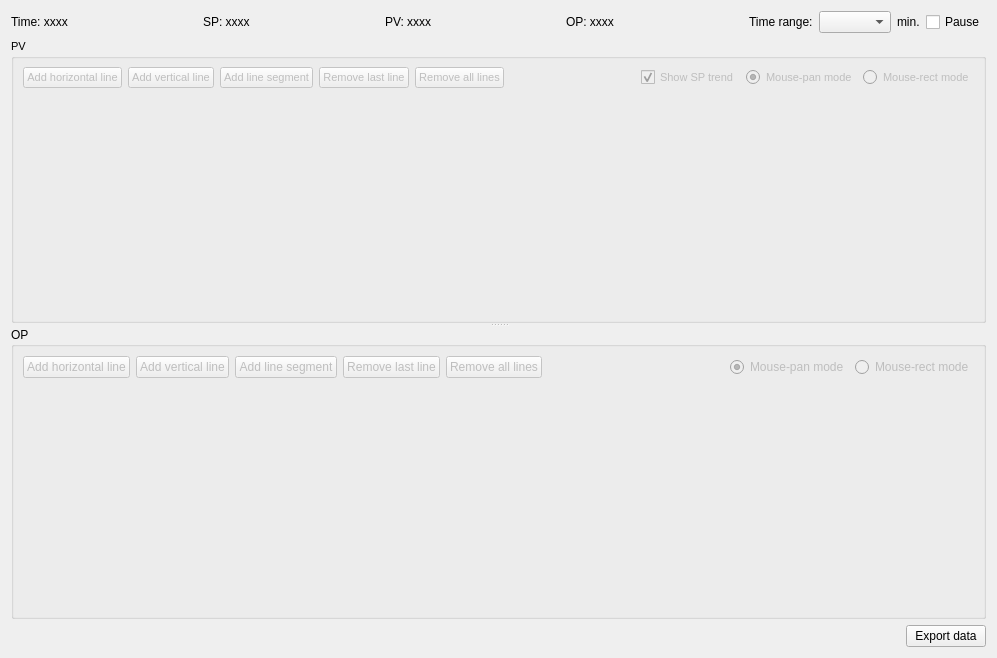
<?xml version="1.0" encoding="UTF-8"?>
<ui version="4.0">
 <class>Form</class>
 <widget class="QWidget" name="Form">
  <property name="geometry">
   <rect>
    <x>0</x>
    <y>0</y>
    <width>997</width>
    <height>658</height>
   </rect>
  </property>
  <property name="windowTitle">
   <string>Stripchart</string>
  </property>
  <layout class="QVBoxLayout" name="verticalLayout">
   <item>
    <layout class="QHBoxLayout" name="horizontalLayout_2">
     <item>
      <widget class="QLabel" name="label_time">
       <property name="text">
        <string>Time: xxxx</string>
       </property>
      </widget>
     </item>
     <item>
      <spacer name="horizontalSpacer">
       <property name="orientation">
        <enum>Qt::Horizontal</enum>
       </property>
       <property name="sizeHint" stdset="0">
        <size>
         <width>40</width>
         <height>20</height>
        </size>
       </property>
      </spacer>
     </item>
     <item>
      <widget class="QLabel" name="label_SP">
       <property name="text">
        <string>SP: xxxx</string>
       </property>
      </widget>
     </item>
     <item>
      <spacer name="horizontalSpacer_3">
       <property name="orientation">
        <enum>Qt::Horizontal</enum>
       </property>
       <property name="sizeHint" stdset="0">
        <size>
         <width>40</width>
         <height>20</height>
        </size>
       </property>
      </spacer>
     </item>
     <item>
      <widget class="QLabel" name="label_PV">
       <property name="text">
        <string>PV: xxxx</string>
       </property>
      </widget>
     </item>
     <item>
      <spacer name="horizontalSpacer_4">
       <property name="orientation">
        <enum>Qt::Horizontal</enum>
       </property>
       <property name="sizeHint" stdset="0">
        <size>
         <width>40</width>
         <height>20</height>
        </size>
       </property>
      </spacer>
     </item>
     <item>
      <widget class="QLabel" name="label_OP">
       <property name="text">
        <string>OP: xxxx</string>
       </property>
      </widget>
     </item>
     <item>
      <spacer name="horizontalSpacer_2">
       <property name="orientation">
        <enum>Qt::Horizontal</enum>
       </property>
       <property name="sizeHint" stdset="0">
        <size>
         <width>40</width>
         <height>20</height>
        </size>
       </property>
      </spacer>
     </item>
     <item>
      <widget class="QLabel" name="label">
       <property name="text">
        <string>Time range:</string>
       </property>
      </widget>
     </item>
     <item>
      <widget class="QComboBox" name="comboBox"/>
     </item>
     <item>
      <widget class="QLabel" name="label_2">
       <property name="text">
        <string>min.</string>
       </property>
      </widget>
     </item>
     <item>
      <widget class="QCheckBox" name="checkBox_Pause">
       <property name="text">
        <string>Pause</string>
       </property>
      </widget>
     </item>
    </layout>
   </item>
   <item>
    <widget class="QSplitter" name="splitter">
     <property name="sizePolicy">
      <sizepolicy hsizetype="Preferred" vsizetype="Expanding">
       <horstretch>0</horstretch>
       <verstretch>0</verstretch>
      </sizepolicy>
     </property>
     <property name="orientation">
      <enum>Qt::Vertical</enum>
     </property>
     <widget class="QGroupBox" name="groupBox">
      <property name="sizePolicy">
       <sizepolicy hsizetype="Preferred" vsizetype="Preferred">
        <horstretch>0</horstretch>
        <verstretch>0</verstretch>
       </sizepolicy>
      </property>
      <property name="font">
       <font>
        <pointsize>8</pointsize>
       </font>
      </property>
      <property name="title">
       <string>PV</string>
      </property>
      <layout class="QVBoxLayout" name="verticalLayout_2">
       <item>
        <layout class="QHBoxLayout" name="horizontalLayout">
         <item>
          <widget class="QPushButton" name="pushButton_addHorizonLine">
           <property name="enabled">
            <bool>false</bool>
           </property>
           <property name="text">
            <string>Add horizontal line</string>
           </property>
           <property name="iconSize">
            <size>
             <width>20</width>
             <height>20</height>
            </size>
           </property>
          </widget>
         </item>
         <item>
          <widget class="QPushButton" name="pushButton_addVertLine">
           <property name="enabled">
            <bool>false</bool>
           </property>
           <property name="text">
            <string>Add vertical line</string>
           </property>
          </widget>
         </item>
         <item>
          <widget class="QPushButton" name="pushButton_addSlantedLine">
           <property name="enabled">
            <bool>false</bool>
           </property>
           <property name="text">
            <string>Add line segment</string>
           </property>
          </widget>
         </item>
         <item>
          <widget class="QPushButton" name="pushButton_RemoveLastLine">
           <property name="enabled">
            <bool>false</bool>
           </property>
           <property name="text">
            <string>Remove last line</string>
           </property>
          </widget>
         </item>
         <item>
          <widget class="QPushButton" name="pushButton_RemoveLines">
           <property name="enabled">
            <bool>false</bool>
           </property>
           <property name="text">
            <string>Remove all lines</string>
           </property>
          </widget>
         </item>
         <item>
          <spacer name="horizontalSpacer_5">
           <property name="orientation">
            <enum>Qt::Horizontal</enum>
           </property>
           <property name="sizeHint" stdset="0">
            <size>
             <width>40</width>
             <height>20</height>
            </size>
           </property>
          </spacer>
         </item>
         <item>
          <widget class="QCheckBox" name="checkBox_showSP">
           <property name="enabled">
            <bool>false</bool>
           </property>
           <property name="text">
            <string>Show SP trend</string>
           </property>
           <property name="checked">
            <bool>true</bool>
           </property>
          </widget>
         </item>
         <item>
          <widget class="QRadioButton" name="radioButton_mousePan">
           <property name="enabled">
            <bool>false</bool>
           </property>
           <property name="text">
            <string>Mouse-pan mode</string>
           </property>
           <property name="checked">
            <bool>true</bool>
           </property>
          </widget>
         </item>
         <item>
          <widget class="QRadioButton" name="radioButton_mouseRect">
           <property name="enabled">
            <bool>false</bool>
           </property>
           <property name="text">
            <string>Mouse-rect mode</string>
           </property>
          </widget>
         </item>
        </layout>
       </item>
       <item>
        <widget class="QWidget" name="widget" native="true">
         <property name="sizePolicy">
          <sizepolicy hsizetype="Preferred" vsizetype="Expanding">
           <horstretch>0</horstretch>
           <verstretch>0</verstretch>
          </sizepolicy>
         </property>
         <layout class="QVBoxLayout" name="verticalLayout_5">
          <property name="leftMargin">
           <number>0</number>
          </property>
          <property name="topMargin">
           <number>0</number>
          </property>
          <property name="rightMargin">
           <number>0</number>
          </property>
          <property name="bottomMargin">
           <number>0</number>
          </property>
          <item>
           <layout class="QVBoxLayout" name="verticalLayout_4"/>
          </item>
         </layout>
        </widget>
       </item>
      </layout>
     </widget>
     <widget class="QGroupBox" name="groupBox_2">
      <property name="sizePolicy">
       <sizepolicy hsizetype="Preferred" vsizetype="Preferred">
        <horstretch>0</horstretch>
        <verstretch>0</verstretch>
       </sizepolicy>
      </property>
      <property name="title">
       <string>OP</string>
      </property>
      <layout class="QVBoxLayout" name="verticalLayout_3">
       <item>
        <layout class="QHBoxLayout" name="horizontalLayout_3">
         <item>
          <widget class="QPushButton" name="pushButton_addHorizonLineOP">
           <property name="enabled">
            <bool>false</bool>
           </property>
           <property name="text">
            <string>Add horizontal line</string>
           </property>
           <property name="iconSize">
            <size>
             <width>20</width>
             <height>20</height>
            </size>
           </property>
          </widget>
         </item>
         <item>
          <widget class="QPushButton" name="pushButton_addVertLineOP">
           <property name="enabled">
            <bool>false</bool>
           </property>
           <property name="text">
            <string>Add vertical line</string>
           </property>
          </widget>
         </item>
         <item>
          <widget class="QPushButton" name="pushButton_addSlantedLineOP">
           <property name="enabled">
            <bool>false</bool>
           </property>
           <property name="text">
            <string>Add line segment</string>
           </property>
          </widget>
         </item>
         <item>
          <widget class="QPushButton" name="pushButton_RemoveLastLineOP">
           <property name="enabled">
            <bool>false</bool>
           </property>
           <property name="text">
            <string>Remove last line</string>
           </property>
          </widget>
         </item>
         <item>
          <widget class="QPushButton" name="pushButton_RemoveLinesOP">
           <property name="enabled">
            <bool>false</bool>
           </property>
           <property name="text">
            <string>Remove all lines</string>
           </property>
          </widget>
         </item>
         <item>
          <spacer name="horizontalSpacer_6">
           <property name="orientation">
            <enum>Qt::Horizontal</enum>
           </property>
           <property name="sizeHint" stdset="0">
            <size>
             <width>40</width>
             <height>20</height>
            </size>
           </property>
          </spacer>
         </item>
         <item>
          <widget class="QRadioButton" name="radioButton_mousePanOP">
           <property name="enabled">
            <bool>false</bool>
           </property>
           <property name="text">
            <string>Mouse-pan mode</string>
           </property>
           <property name="checked">
            <bool>true</bool>
           </property>
          </widget>
         </item>
         <item>
          <widget class="QRadioButton" name="radioButton_mouseRectOP">
           <property name="enabled">
            <bool>false</bool>
           </property>
           <property name="text">
            <string>Mouse-rect mode</string>
           </property>
          </widget>
         </item>
        </layout>
       </item>
       <item>
        <widget class="QWidget" name="widget_2" native="true">
         <property name="sizePolicy">
          <sizepolicy hsizetype="Preferred" vsizetype="Expanding">
           <horstretch>0</horstretch>
           <verstretch>0</verstretch>
          </sizepolicy>
         </property>
         <layout class="QVBoxLayout" name="verticalLayout_7">
          <property name="leftMargin">
           <number>0</number>
          </property>
          <property name="topMargin">
           <number>0</number>
          </property>
          <property name="rightMargin">
           <number>0</number>
          </property>
          <property name="bottomMargin">
           <number>0</number>
          </property>
          <item>
           <layout class="QVBoxLayout" name="verticalLayout_6"/>
          </item>
         </layout>
        </widget>
       </item>
      </layout>
     </widget>
    </widget>
   </item>
   <item>
    <layout class="QHBoxLayout" name="horizontalLayout_4">
     <item>
      <spacer name="horizontalSpacer_7">
       <property name="orientation">
        <enum>Qt::Horizontal</enum>
       </property>
       <property name="sizeHint" stdset="0">
        <size>
         <width>40</width>
         <height>20</height>
        </size>
       </property>
      </spacer>
     </item>
     <item>
      <widget class="QPushButton" name="pushButton_export">
       <property name="enabled">
        <bool>true</bool>
       </property>
       <property name="text">
        <string>Export data</string>
       </property>
      </widget>
     </item>
    </layout>
   </item>
  </layout>
 </widget>
 <tabstops>
  <tabstop>comboBox</tabstop>
 </tabstops>
 <resources/>
 <connections/>
</ui>
